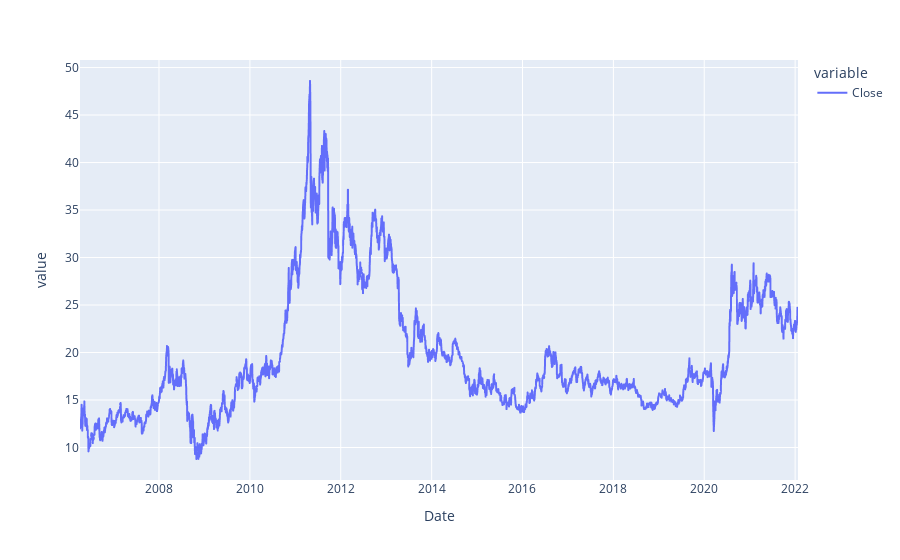

Write notebook code for a chart like this one.
### Code cell
silver_fig = px.line(silver)
silver_fig.show()

### Figure 1 — Plotly figure (JSON) as saved in the notebook; plotly's stock layout.template omitted (floating-point values rounded to 4 significant figures; data arrays with more than 128 entries replaced by an {"elided": "..."} marker saying what was removed)
{"data": [{"hovertemplate": "variable=Close<br>Date=%{x}<br>value=%{y}<extra></extra>", "legendgroup": "Close", "line": {"color": "#636efa", "dash": "solid"}, "mode": "lines", "name": "Close", "showlegend": true, "type": "scattergl", "x": {"elided": "3976 str values"}, "xaxis": "x", "y": {"elided": "3976 float values"}, "yaxis": "y"}], "layout": {"legend": {"title": {"text": "variable"}, "tracegroupgap": 0}, "margin": {"t": 60}, "xaxis": {"anchor": "y", "domain": [0, 1], "title": {"text": "Date"}}, "yaxis": {"anchor": "x", "domain": [0, 1], "title": {"text": "value"}}}}
